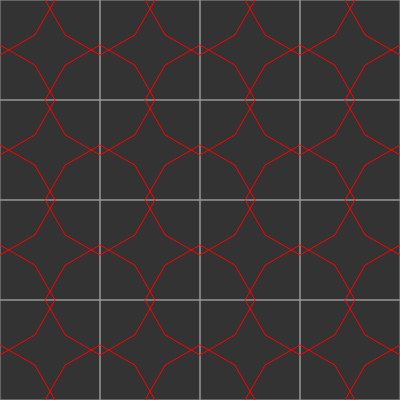
Frame 1 (no input)
Frame 60 (no input): identical to frame 1, image omitted
Frame 120 (the mouse pressed at the canvas centre since frame 60): identical to frame 1, image omitted

The p5.js sketch that drew this single still picture (run headless with seeded random() and noise() and a simulated clock; from frame 60 on, the mouse is pressed at the canvas centre):

// p5.js sketch
// ── sketch.js
//var poly;

var c;
var inp1;
var checkbox;
var polys = [];
var angle = 75;
var delta = 10;
var deltaSlider;
var angleSlider;


function setup() {
  createCanvas(400,400);
  angleMode(DEGREES);
  deltaSlider = createSlider(0,25,5);
  angleSlider = createSlider(0,90,60);
  inp1 = createColorPicker('#ff0000');
  // checkbox = createCheckbox('points', false);
  // checkbox.changed(myCheckedEvent);

  var inc = 100;
  for (var x = 0; x < width; x += inc){
    for (var y = 0; y < height; y += inc){
      var poly = new Polygon();
      poly.addVertex(x,y);
      poly.addVertex(x+inc,y);
      poly.addVertex(x+inc,y+inc);
      poly.addVertex(x,y+inc);
      poly.close();
      polys.push(poly);
    }
  }
}

function draw(){
  background(51);
  angle = angleSlider.value();
  delta = deltaSlider.value();

  c = inp1.color();
  console.log(inp1.value());

  for(var i = 0; i < polys.length; i++){
    polys[i].hankin();
    polys[i].show();
  }
}

// function myCheckedEvent() {
//     if (this.checked()) {
//       // ellipse(hankin.a.x, hankin.a.y,8);
//       // if(hankin.end){
//       //   fill(255,255,0);
//       //   ellipse(hankin.end.x, hankin.end.y, 8);
//       // }
//       console.log('Checking!');
//     } else {
//       console.log('Unchecking!');
//     }
// }

// ── edge.js
function Edge(a,b){
  this.a = a;
  this.b = b;
  this.h1;
  this.h2;

  this.show = function(){
    stroke(150);
    line(this.a.x, this.a.y, this.b.x, this.b.y);
    this.h1.show();
    this.h2.show();
  }

  this.hankin = function(){
    var mid = p5.Vector.add(this.a, this.b);
//    console.log(mid);
    mid.mult(0.5); //changes mid val
    // console.log(mid);
    // console.log("----------");

    var v1 = p5.Vector.sub(this.a, mid);
    var v2 = p5.Vector.sub(this.b, mid);
    offset1 = mid;
    offset2 = mid;

    if(delta>0){
     v1.setMag(delta);
     v2.setMag(delta);
     var offset1 = p5.Vector.add(mid, v2);
     var offset2 = p5.Vector.add(mid, v1);
    }
     v1.normalize();
     v2.normalize();
     v1.rotate(-angle);
     v2.rotate(angle);


    this.h1 = new Hankin(offset1, v1);
    this.h2 = new Hankin(offset2, v2);

  }

  this.findEnds = function(edge){
    this.h1.findEnd(edge.h1);
    this.h1.findEnd(edge.h2);
    this.h2.findEnd(edge.h1);
    this.h2.findEnd(edge.h2);
  }

}

// ── hankin.js
function Hankin(a, v){
  this.a = a;
  //start point of Hankin (x1,y1), (x3,y3)
  this.v = v;
  this.b = p5.Vector.add(a, v);
  //actual end point of Hankin (x4,y4), (x2,y2)
  this.end;
  this.prevD;

  this.show = function(){
    stroke(c);
    line(this.a.x, this.a.y, this.end.x, this.end.y);
    fill(255);
    // ellipse(this.a.x, this.a.y,8);
    // if(this.end){
    //   fill(255,255,0);
    //   ellipse(this.end.x, this.end.y, 8);
    // }
  }




  this.findEnd = function(other){
    //what is other??
    //line - line intersection
    //this.a, this.v = (P1, P2-P1)
    // other.a, other.v = (P3, P4-P3)
    var den = (other.v.y * this.v.x)-(other.v.x * this.v.y);
    var numa = (other.v.x * (this.a.y - other.a.y)) - (other.v.y * (this.a.x - other.a.x));
    var numb = (this.v.x * (this.a.y - other.a.y)) - (this.v.y * (this.a.x - other.a.x));
    var ua = numa / den;
    var ub = numb / den;
    var x = this.a.x + (ua * this.v.x);
    var y = this.a.y + (ua * this.v.y);

    if(ua > 0 && ub > 0){
      var candidate = createVector(x,y);
      var d1 = p5.Vector.dist(candidate, this.a);
      var d2 = p5.Vector.dist(candidate, other.a);
      var d = d1 + d2;
      //??????
      if(!this.end){
        this.end = candidate;
        this.prevD = d;
      } else if (d < this.prevD){
        this.prevD = d;
        this.end = candidate;
      }
    }
  }

}

// ── polygon.js
function Polygon(){
  this.vertices = [];
  this.edges = [];

  this.addVertex = function(x,y){
      var a = createVector(x,y);

      var total = this.vertices.length;

      if(total>0){
        var prev = this.vertices[total-1];
        var edge = new Edge(prev,a);

        this.edges.push(edge); //appending to this.edges array
      }
          this.vertices.push(a); //appending to this.edges array

    }

  this.close = function(){
    var total = this.vertices.length;
    var first = this.vertices[0];
    var last = this.vertices[total-1];
    var lastedge = new Edge(last,first);
    this.edges.push(lastedge);

  }

  this.hankin = function(){
    for (var i=0; i<this.edges.length; i++){
      this.edges[i].hankin();
    }

  for(var i=0; i<this.edges.length; i++){
    for(var j=0; j<this.edges.length; j++){
    if(i !== j){
    this.edges[i].findEnds(this.edges[j]);
    }
    }
  }
  }


  this.show = function(){

    for (var i=0; i<this.edges.length; i++){
      this.edges[i].show();
      }
   }


}
